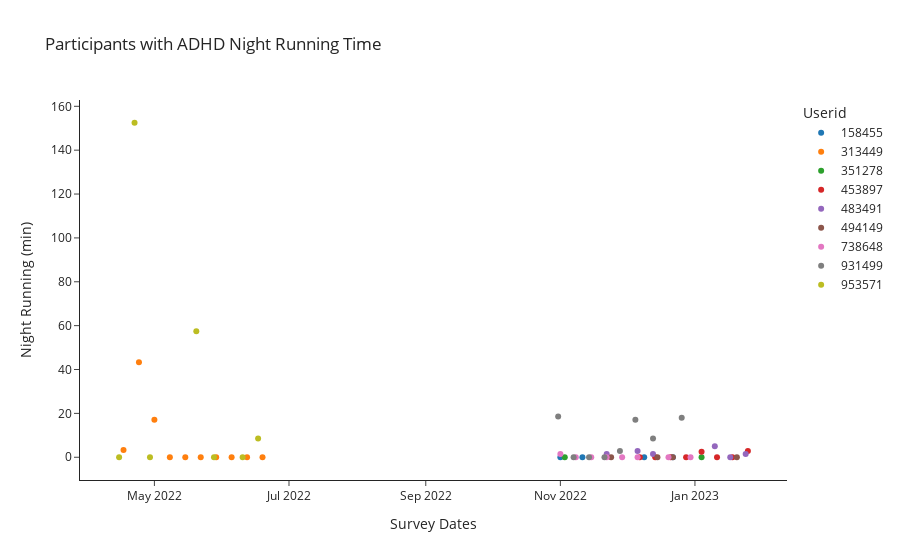

Here is the notebook cell this chart was saved with:
### Code cell
fig = px.scatter(dfADHD, 
                 x = 'Survey Dates',
                 y = 'Running Night',
                 template = 'simple_white', 
                hover_name = 'Userid', 
                 color = 'Userid',
                 labels = {"Running Night": "Night Running (min)"},
                 title= "Participants with ADHD Night Running Time")

fig.show()

# fig.update_xaxes(tickangle = 30)

# fig.show()

### Figure 1 — Plotly figure (JSON) as saved in the notebook; plotly's stock layout.template omitted (floating-point values rounded to 4 significant figures)
{"data": [{"hovertemplate": "<b>%{hovertext}</b><br><br>Userid=158455<br>Survey Dates=%{x}<br>Night Running (min)=%{y}<extra></extra>", "hovertext": [158455, 158455, 158455, 158455], "legendgroup": "158455", "marker": {"color": "#1F77B4", "symbol": "circle"}, "mode": "markers", "name": "158455", "orientation": "v", "showlegend": true, "type": "scatter", "x": ["2022-11-01", "2022-11-11", "2022-12-09", "2022-12-22"], "xaxis": "x", "y": [0, 0, 0, 0], "yaxis": "y"}, {"hovertemplate": "<b>%{hovertext}</b><br><br>Userid=313449<br>Survey Dates=%{x}<br>Night Running (min)=%{y}<extra></extra>", "hovertext": [313449, 313449, 313449, 313449, 313449, 313449, 313449, 313449, 313449, 313449], "legendgroup": "313449", "marker": {"color": "#FF7F0E", "symbol": "circle"}, "mode": "markers", "name": "313449", "orientation": "v", "showlegend": true, "type": "scatter", "x": ["2022-04-17", "2022-04-24", "2022-05-01", "2022-05-08", "2022-05-15", "2022-05-22", "2022-05-29", "2022-06-05", "2022-06-12", "2022-06-19"], "xaxis": "x", "y": [3.333, 43.33, 17.14, 0, 0, 0, 0, 0, 0, 0], "yaxis": "y"}, {"hovertemplate": "<b>%{hovertext}</b><br><br>Userid=351278<br>Survey Dates=%{x}<br>Night Running (min)=%{y}<extra></extra>", "hovertext": [351278, 351278], "legendgroup": "351278", "marker": {"color": "#2CA02C", "symbol": "circle"}, "mode": "markers", "name": "351278", "orientation": "v", "showlegend": true, "type": "scatter", "x": ["2022-11-03", "2023-01-04"], "xaxis": "x", "y": [0, 0], "yaxis": "y"}, {"hovertemplate": "<b>%{hovertext}</b><br><br>Userid=453897<br>Survey Dates=%{x}<br>Night Running (min)=%{y}<extra></extra>", "hovertext": [453897, 453897, 453897, 453897, 453897, 453897, 453897, 453897], "legendgroup": "453897", "marker": {"color": "#D62728", "symbol": "circle"}, "mode": "markers", "name": "453897", "orientation": "v", "showlegend": true, "type": "scatter", "x": ["2022-12-07", "2022-12-14", "2022-12-21", "2022-12-28", "2023-01-04", "2023-01-11", "2023-01-18", "2023-01-25"], "xaxis": "x", "y": [0, 0, 0, 0, 2.5, 0, 0, 2.857], "yaxis": "y"}, {"hovertemplate": "<b>%{hovertext}</b><br><br>Userid=483491<br>Survey Dates=%{x}<br>Night Running (min)=%{y}<extra></extra>", "hovertext": [483491, 483491, 483491, 483491, 483491, 483491], "legendgroup": "483491", "marker": {"color": "#9467BD", "symbol": "circle"}, "mode": "markers", "name": "483491", "orientation": "v", "showlegend": true, "type": "scatter", "x": ["2022-11-22", "2022-12-06", "2022-12-13", "2023-01-10", "2023-01-17", "2023-01-24"], "xaxis": "x", "y": [1.429, 2.857, 1.429, 5, 0, 1.429], "yaxis": "y"}, {"hovertemplate": "<b>%{hovertext}</b><br><br>Userid=494149<br>Survey Dates=%{x}<br>Night Running (min)=%{y}<extra></extra>", "hovertext": [494149, 494149, 494149, 494149], "legendgroup": "494149", "marker": {"color": "#8C564B", "symbol": "circle"}, "mode": "markers", "name": "494149", "orientation": "v", "showlegend": true, "type": "scatter", "x": ["2022-11-24", "2022-12-15", "2022-12-22", "2023-01-20"], "xaxis": "x", "y": [0, 0, 0, 0], "yaxis": "y"}, {"hovertemplate": "<b>%{hovertext}</b><br><br>Userid=738648<br>Survey Dates=%{x}<br>Night Running (min)=%{y}<extra></extra>", "hovertext": [738648, 738648, 738648, 738648, 738648, 738648, 738648, 738648], "legendgroup": "738648", "marker": {"color": "#E377C2", "symbol": "circle"}, "mode": "markers", "name": "738648", "orientation": "v", "showlegend": true, "type": "scatter", "x": ["2022-11-01", "2022-11-08", "2022-11-15", "2022-11-22", "2022-11-29", "2022-12-06", "2022-12-20", "2022-12-30"], "xaxis": "x", "y": [1.429, 0, 0, 0, 0, 0, 0, 0], "yaxis": "y"}, {"hovertemplate": "<b>%{hovertext}</b><br><br>Userid=931499<br>Survey Dates=%{x}<br>Night Running (min)=%{y}<extra></extra>", "hovertext": [931499, 931499, 931499, 931499, 931499, 931499, 931499, 931499], "legendgroup": "931499", "marker": {"color": "#7F7F7F", "symbol": "circle"}, "mode": "markers", "name": "931499", "orientation": "v", "showlegend": true, "type": "scatter", "x": ["2022-10-31", "2022-11-07", "2022-11-14", "2022-11-21", "2022-11-28", "2022-12-05", "2022-12-13", "2022-12-26"], "xaxis": "x", "y": [18.57, 0, 0, 0, 2.857, 17.14, 8.571, 18], "yaxis": "y"}, {"hovertemplate": "<b>%{hovertext}</b><br><br>Userid=953571<br>Survey Dates=%{x}<br>Night Running (min)=%{y}<extra></extra>", "hovertext": [953571, 953571, 953571, 953571, 953571, 953571, 953571], "legendgroup": "953571", "marker": {"color": "#BCBD22", "symbol": "circle"}, "mode": "markers", "name": "953571", "orientation": "v", "showlegend": true, "type": "scatter", "x": ["2022-04-15", "2022-04-22", "2022-04-29", "2022-05-20", "2022-05-28", "2022-06-10", "2022-06-17"], "xaxis": "x", "y": [0, 152.5, 0, 57.5, 0, 0, 8.571], "yaxis": "y"}], "layout": {"legend": {"title": {"text": "Userid"}, "tracegroupgap": 0}, "title": {"text": "Participants with ADHD Night Running Time"}, "xaxis": {"anchor": "y", "domain": [0, 1], "title": {"text": "Survey Dates"}}, "yaxis": {"anchor": "x", "domain": [0, 1], "title": {"text": "Night Running (min)"}}}}
